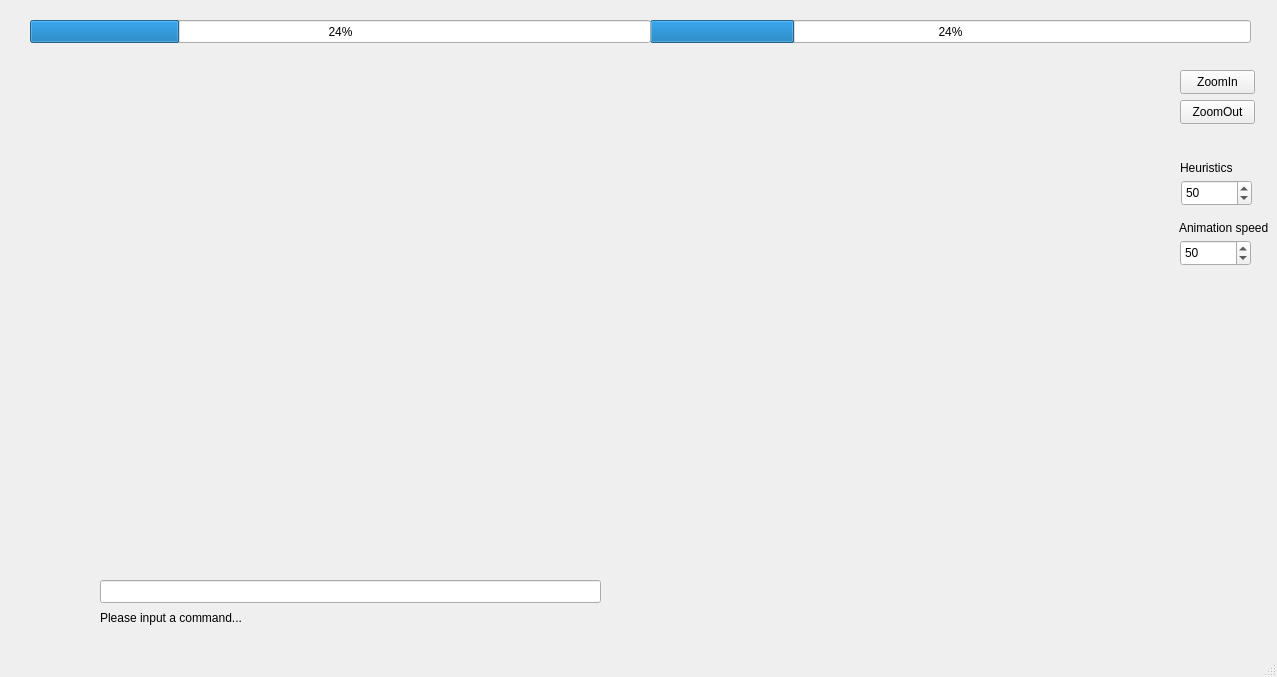
<?xml version="1.0" encoding="UTF-8"?>
<ui version="4.0">
 <class>MainWindow</class>
 <widget class="QMainWindow" name="MainWindow">
  <property name="geometry">
   <rect>
    <x>0</x>
    <y>0</y>
    <width>1277</width>
    <height>677</height>
   </rect>
  </property>
  <property name="windowTitle">
   <string>MainWindow</string>
  </property>
  <widget class="QWidget" name="centralwidget">
   <widget class="QLineEdit" name="lineEdit">
    <property name="geometry">
     <rect>
      <x>100</x>
      <y>580</y>
      <width>501</width>
      <height>23</height>
     </rect>
    </property>
   </widget>
   <widget class="QStackedWidget" name="stackedWidget">
    <property name="geometry">
     <rect>
      <x>0</x>
      <y>70</y>
      <width>1171</width>
      <height>500</height>
     </rect>
    </property>
    <property name="currentIndex">
     <number>0</number>
    </property>
    <widget class="QWidget" name="page"/>
    <widget class="QWidget" name="page_2"/>
   </widget>
   <widget class="QLabel" name="label">
    <property name="geometry">
     <rect>
      <x>100</x>
      <y>610</y>
      <width>501</width>
      <height>16</height>
     </rect>
    </property>
    <property name="text">
     <string>Please input a command...</string>
    </property>
   </widget>
   <widget class="QPushButton" name="pushButton">
    <property name="geometry">
     <rect>
      <x>1180</x>
      <y>70</y>
      <width>75</width>
      <height>24</height>
     </rect>
    </property>
    <property name="text">
     <string>ZoomIn</string>
    </property>
   </widget>
   <widget class="QPushButton" name="pushButton_2">
    <property name="geometry">
     <rect>
      <x>1180</x>
      <y>100</y>
      <width>75</width>
      <height>24</height>
     </rect>
    </property>
    <property name="text">
     <string>ZoomOut</string>
    </property>
   </widget>
   <widget class="QProgressBar" name="EnergyBar">
    <property name="geometry">
     <rect>
      <x>650</x>
      <y>20</y>
      <width>601</width>
      <height>23</height>
     </rect>
    </property>
    <property name="value">
     <number>24</number>
    </property>
   </widget>
   <widget class="QProgressBar" name="HealthBar">
    <property name="geometry">
     <rect>
      <x>30</x>
      <y>20</y>
      <width>621</width>
      <height>23</height>
     </rect>
    </property>
    <property name="value">
     <number>24</number>
    </property>
   </widget>
   <widget class="QSpinBox" name="HeuristicsInput">
    <property name="geometry">
     <rect>
      <x>1181</x>
      <y>180</y>
      <width>71</width>
      <height>26</height>
     </rect>
    </property>
    <property name="maximum">
     <number>100</number>
    </property>
    <property name="value">
     <number>50</number>
    </property>
   </widget>
   <widget class="QLabel" name="label_2">
    <property name="geometry">
     <rect>
      <x>1180</x>
      <y>160</y>
      <width>61</width>
      <height>16</height>
     </rect>
    </property>
    <property name="text">
     <string>Heuristics</string>
    </property>
   </widget>
   <widget class="QLabel" name="label_3">
    <property name="geometry">
     <rect>
      <x>1179</x>
      <y>220</y>
      <width>91</width>
      <height>16</height>
     </rect>
    </property>
    <property name="text">
     <string>Animation speed</string>
    </property>
   </widget>
   <widget class="QSpinBox" name="SpeedInput">
    <property name="geometry">
     <rect>
      <x>1180</x>
      <y>240</y>
      <width>71</width>
      <height>26</height>
     </rect>
    </property>
    <property name="maximum">
     <number>100</number>
    </property>
    <property name="value">
     <number>50</number>
    </property>
   </widget>
  </widget>
  <widget class="QMenuBar" name="menubar">
   <property name="geometry">
    <rect>
     <x>0</x>
     <y>0</y>
     <width>1277</width>
     <height>20</height>
    </rect>
   </property>
  </widget>
  <widget class="QStatusBar" name="statusbar"/>
 </widget>
 <resources/>
 <connections>
  <connection>
   <sender>EnergyBar</sender>
   <signal>valueChanged(int)</signal>
   <receiver>MainWindow</receiver>
   <slot>ChangeEnergy(int)</slot>
   <hints>
    <hint type="sourcelabel">
     <x>459</x>
     <y>51</y>
    </hint>
    <hint type="destinationlabel">
     <x>603</x>
     <y>396</y>
    </hint>
   </hints>
  </connection>
  <connection>
   <sender>HealthBar</sender>
   <signal>valueChanged(int)</signal>
   <receiver>MainWindow</receiver>
   <slot>ChangeHealth(int)</slot>
   <hints>
    <hint type="sourcelabel">
     <x>130</x>
     <y>53</y>
    </hint>
    <hint type="destinationlabel">
     <x>615</x>
     <y>339</y>
    </hint>
   </hints>
  </connection>
 </connections>
 <slots>
  <slot>ZoomIn()</slot>
  <slot>ZoomOut()</slot>
  <slot>ChangeEnergy(int)</slot>
  <slot>ChangeHealth(int)</slot>
  <slot>heuristicsValue()</slot>
 </slots>
</ui>
